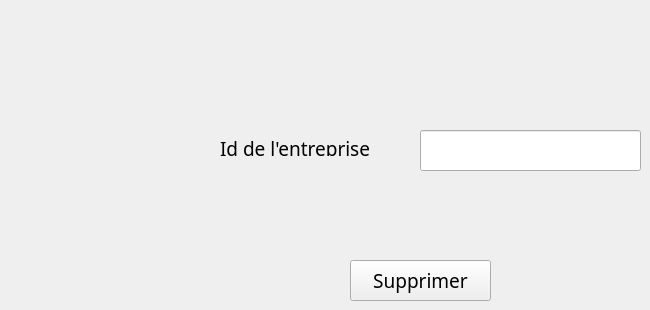
        <widget class="QWidget" name="tab_10">
         <attribute name="title">
          <string>Supprimer une Entreprise</string>
         </attribute>
         <widget class="QPushButton" name="B_supp">
          <property name="geometry">
           <rect>
            <x>350</x>
            <y>260</y>
            <width>141</width>
            <height>41</height>
           </rect>
          </property>
          <property name="font">
           <font>
            <family>Bell MT</family>
            <pointsize>14</pointsize>
            <italic>false</italic>
            <bold>false</bold>
           </font>
          </property>
          <property name="text">
           <string>Supprimer</string>
          </property>
         </widget>
         <widget class="QLabel" name="label_44">
          <property name="geometry">
           <rect>
            <x>220</x>
            <y>140</y>
            <width>151</width>
            <height>16</height>
           </rect>
          </property>
          <property name="font">
           <font>
            <family>Bell MT</family>
            <pointsize>14</pointsize>
            <italic>false</italic>
            <bold>false</bold>
           </font>
          </property>
          <property name="text">
           <string>Id de l'entreprise :</string>
          </property>
         </widget>
         <widget class="QLineEdit" name="id_supp_2">
          <property name="geometry">
           <rect>
            <x>420</x>
            <y>130</y>
            <width>221</width>
            <height>41</height>
           </rect>
          </property>
         </widget>
        </widget>
